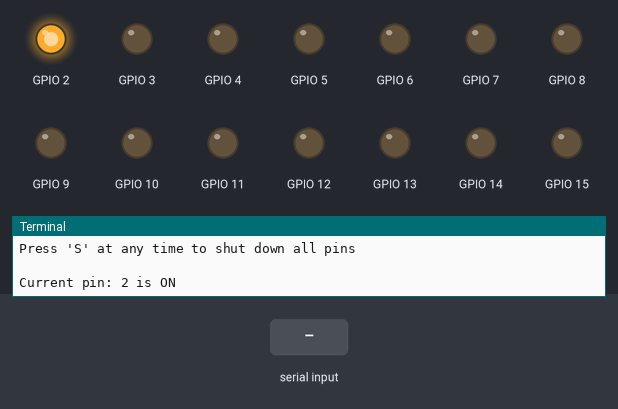
Bench run of a program on a simulated Raspberry Pi (BCM pin numbers). Shown: output pins drawn as LEDs (lit = HIGH), the last lines printed to the terminal. The test bench sets the inputs (shaded band). The clock reads 2024-03-15 10:24:30 at power-on unless the program sets it. At 1.3 s the program stops and its outputs stay as they are.

Above: at 0.1 s.
At 1.2 s:
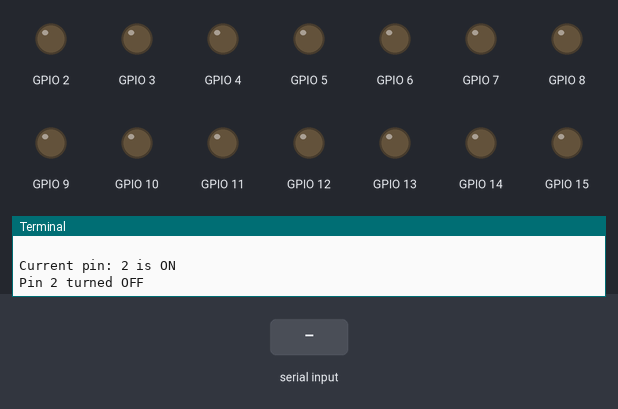
1.3 s: "S" typed at the terminal, then Enter
At 2.2 s:
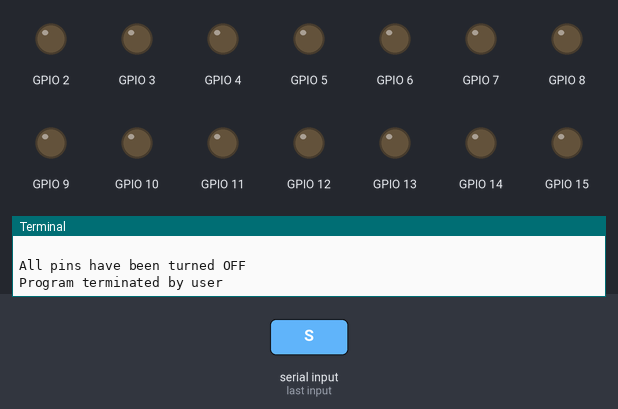
Timing chart, 0 to 2.8 s (numbered marks = the images above; inputs shaded):
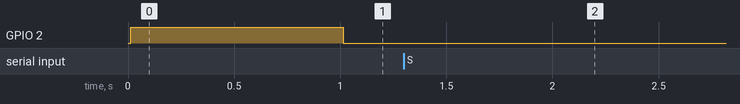

Measured:
- after the input at 1.3 s, GPIO 3: stays LOW (without the input it goes to HIGH after 0.02 s); GPIO 4: stays LOW (without the input it goes to HIGH after 1.3 s)

The program:

gpio_bcm_toggle.py
```python
import RPi.GPIO as GPIO
import time
import sys
import select
import termios
import tty

# Set the GPIO mode to BCM
GPIO.setmode(GPIO.BCM)

# List of GPIO pins to control
all_pins = [2, 3, 4, 17, 27, 22, 10, 9, 11, 5, 6, 13, 19, 26, 14, 15, 18, 23, 24, 25, 8, 7, 12, 16, 20, 21]
available_pins = []

# Function to check if a key has been pressed
def is_key_pressed():
    return select.select([sys.stdin], [], [], 0) == ([sys.stdin], [], [])

# Function to get the pressed key
def get_key():
    old_settings = termios.tcgetattr(sys.stdin)
    try:
        tty.setcbreak(sys.stdin.fileno())
        if is_key_pressed():
            return sys.stdin.read(1)
        else:
            return None
    finally:
        termios.tcsetattr(sys.stdin, termios.TCSADRAIN, old_settings)

# Function to turn off all pins
def turn_off_all_pins():
    for pin in available_pins:
        GPIO.output(pin, GPIO.LOW)
    print("\nAll pins have been turned OFF")

try:
    # Set terminal to raw mode to capture keypresses without Enter
    old_settings = termios.tcgetattr(sys.stdin)
    tty.setcbreak(sys.stdin.fileno())

    # Set up pins one by one
    for pin in all_pins:
        try:
            GPIO.setup(pin, GPIO.OUT)
            GPIO.output(pin, GPIO.LOW)
            print(f"Pin {pin} set up successfully")
            available_pins.append(pin)  # Add to available pins list
        except Exception as e:
            print(f"Failed to set up pin {pin}: {e}")

    print(f"\nTotal available pins: {len(available_pins)}")
    print(f"Available pins: {available_pins}")
    print("Press 'S' at any time to shut down all pins\n")

    # Iterate through each available pin
    for pin in available_pins:
        # Turn on the current pin
        GPIO.output(pin, GPIO.HIGH)

        # Print the current pin
        print(f"Current pin: {pin} is ON")

        # Wait for a short period, checking for keypress
        start_time = time.time()
        while time.time() - start_time < 1:
            key = get_key()
            if key and key.upper() == 'S':
                turn_off_all_pins()
                print("Program terminated by user")
                GPIO.cleanup()
                sys.exit(0)
            time.sleep(0.1)

        # Turn off the current pin
        GPIO.output(pin, GPIO.LOW)
        print(f"Pin {pin} turned OFF")

        # Small delay between pins, still checking for keypress
        start_time = time.time()
        while time.time() - start_time < 0.3:
            key = get_key()
            if key and key.upper() == 'S':
                turn_off_all_pins()
                print("Program terminated by user")
                GPIO.cleanup()
                sys.exit(0)
            time.sleep(0.1)

finally:
    # Restore terminal settings
    termios.tcsetattr(sys.stdin, termios.TCSADRAIN, old_settings)
    # Clean up GPIO settings
    GPIO.cleanup() 
```
